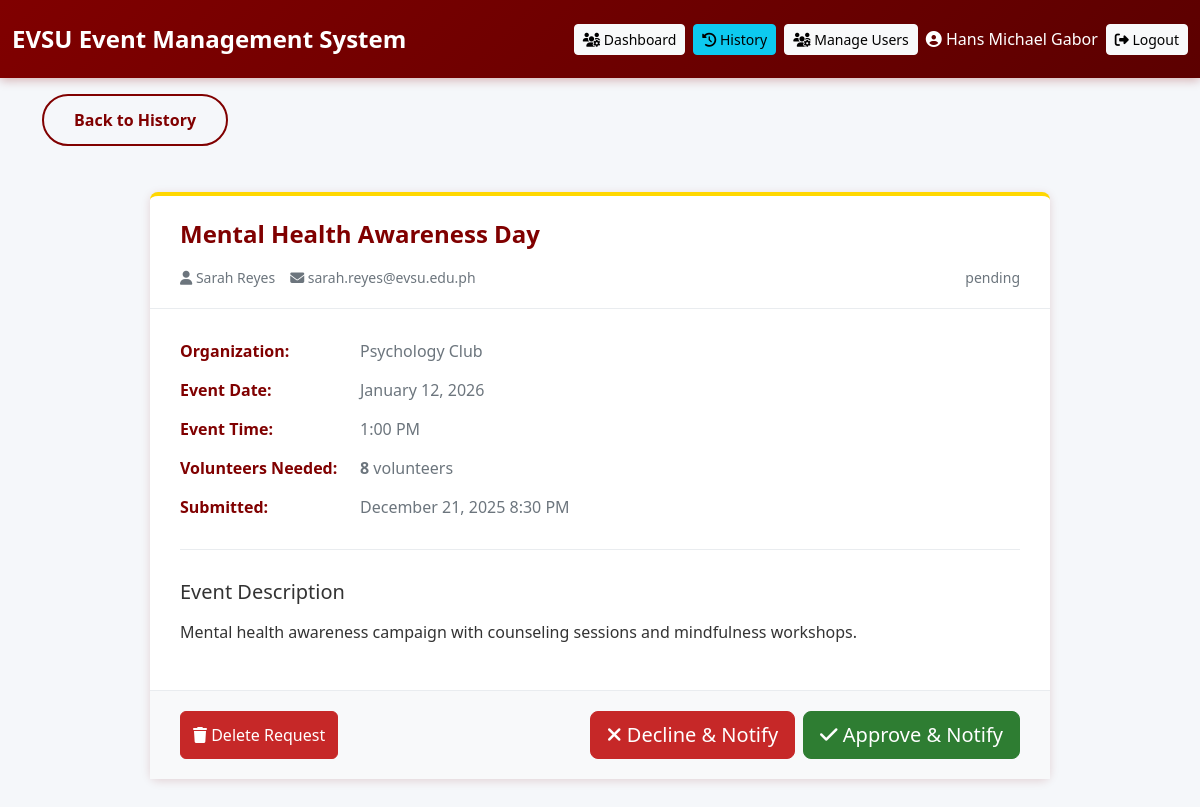
Page /view_request.php?id=75 (signed in) on the committed database.
### tables this page shows
CREATE TABLE `event_requests` (
  `id` int(11) NOT NULL,
  `event_name` varchar(255) NOT NULL,
  `organization` varchar(255) NOT NULL,
  `requester_email` varchar(255) NOT NULL,
  `requester_name` varchar(255) NOT NULL,
  `event_date` date NOT NULL,
  `event_time` time NOT NULL,
  `volunteers_needed` int(11) DEFAULT 0,
  `description` text NOT NULL,
  `status` enum('pending','approved','declined','pending_notification') DEFAULT 'pending',
  `reviewed_by` int(11) DEFAULT NULL,
  `reviewed_at` timestamp NULL DEFAULT NULL,
  `notes` text DEFAULT NULL,
  `created_at` timestamp NOT NULL DEFAULT current_timestamp(),
  `updated_at` timestamp NOT NULL DEFAULT current_timestamp() ON UPDATE current_timestamp()
);

### config.php (called while the page is built, shortened)
<?php
function formatDate($date) {
    return date('F j, Y', strtotime($date));
}
function formatTime($time) {
    return date('g:i A', strtotime($time));
}
function getStatusBadge($status) {
    $badges = [
        'pending' => '<span class="badge badge-warning">Pending</span>',
        'approved' => '<span class="badge badge-success">Approved</span>',
        'declined' => '<span class="badge badge-danger">Declined</span>'
    ];
    return $badges[$status] ?? $status;
}
?>

### view_request.php (the view, shortened to what this page needs)
<?php
require_once 'config.php';
$requestId = isset($_GET['id']) ? (int)$_GET['id'] : 0;
$db = getDB();
$stmt = $db->prepare("
    SELECT er.*, u.full_name as reviewed_by_name
    FROM event_requests er
    LEFT JOIN users u ON er.reviewed_by = u.id
    WHERE er.id = ?
");
$stmt->execute([$requestId]);
$request = $stmt->fetch();
include 'includes/header.php';
include 'includes/navbar.php';
?>
<div class="container">
    <a href="history.php" class="btn btn-outline-secondary btn-back mt-3 mb-3">
        Back to History
    </a>
    <div class="gmail-container">
        <div class="gmail-header">
            <div class="gmail-subject">
                <?= htmlspecialchars($request['event_name']) ?>
            </div>
            <div class="gmail-meta">
                <span><i class="fas fa-user"></i> <?= htmlspecialchars($request['requester_name']) ?></span>
                <span><i class="fas fa-envelope"></i> <?= htmlspecialchars($request['requester_email']) ?></span>
                <span class="ms-auto">
                    <?= getStatusBadge($request['status']) ?>
                </span>
            </div>
        </div>
        <div class="gmail-body">
            <div class="info-row">
                <div class="info-label">Organization:</div>
                <div class="info-value"><?= htmlspecialchars($request['organization']) ?></div>
            </div>
            <div class="info-row">
                <div class="info-label">Event Date:</div>
                <div class="info-value">
                    <?= formatDate($request['event_date']) ?>
                </div>
            </div>
            <div class="info-row">
                <div class="info-label">Event Time:</div>
                <div class="info-value">
                    <?= formatTime($request['event_time']) ?>
                </div>
            </div>
            <div class="info-row">
                <div class="info-label">Volunteers Needed:</div>
                <div class="info-value">
                    <strong><?= $request['volunteers_needed'] ?></strong> volunteers
                </div>
            </div>
            <div class="info-row">
                <div class="info-label">Submitted:</div>
                <div class="info-value">
                    <?= date('F j, Y g:i A', strtotime($request['created_at'])) ?>
                </div>
            </div>
            <div class="description-section">
                <h5 class="mb-3">Event Description</h5>
                <p style="white-space: pre-line;"><?= htmlspecialchars($request['description']) ?></p>
            </div>
        </div>
        <div class="action-buttons">
            <button type="button" class="btn btn-danger" onclick="confirmDelete()">
                <i class="fas fa-trash"></i> Delete Request
            </button>
            <?php if ($request['status'] === 'pending'): ?>
            <div class="d-flex gap-2">
                <button type="button" class="btn btn-danger btn-lg" onclick="confirmDecline()">
                    <i class="fas fa-times"></i> Decline & Notify
                </button>
                <button type="button" class="btn btn-success btn-lg" onclick="confirmApprove()">
                    <i class="fas fa-check"></i> Approve & Notify
                </button>
            </div>
            <?php elseif ($request['status'] === 'approved'): ?>
            <div class="alert alert-success mb-0">
                <i class="fas fa-check-circle"></i> This request has been approved
            </div>
            <?php elseif ($request['status'] === 'declined'): ?>
            <div class="alert alert-danger mb-0">
                <i class="fas fa-times-circle"></i> This request has been declined
            </div>
            <?php endif; ?>
        </div>
    </div>
</div>
<?php
include 'includes/footer.php';
?>

### assets/css/style.css (style rules this page uses)
:root { --evsu-maroon: #800000; --evsu-gold: #FFD700; --evsu-white: #FFFFFF; --maroon-dark: #5c0000; --gold-dark: #d4af37; --maroon-light: #fff5f5; --gray-100: #f8f9fa; --gray-200: #e9ecef; --gray-300: #dee2e6; --gray-600: #6c757d; --success-green: #2e7d32; --success-dark: #1b5e20; --danger-red: #c62828; --danger-dark: #8e0000; }
* { margin: 0; padding: 0; box-sizing: border-box; }
body { font-family: 'Segoe UI', Tahoma, Geneva, Verdana, sans-serif; background: #f5f7fa; color: #333; overflow-x: hidden; }
.btn { transition: all 0.3s ease; font-weight: 500; }
.btn-success { background-color: var(--success-green); border-color: var(--success-green); }
.btn-danger { background-color: var(--danger-red); border-color: var(--danger-red); }
.btn-outline-secondary { color: var(--gray-600); border-color: var(--gray-600); }

### assets/css/forms.css (style rules this page uses)
.btn-back { background: transparent; border: 2px solid var(--evsu-maroon); color: var(--evsu-maroon); padding: 12px 30px; font-weight: 600; border-radius: 50px; transition: all 0.3s ease; }

### view_request.php (style rules this page uses)
.gmail-container { max-width: 900px; margin: 30px auto; background: white; border-radius: 8px; box-shadow: 0 2px 10px rgba(128,0,0,0.15); border-top: 4px solid var(--evsu-gold); }
.gmail-header { padding: 20px 30px; border-bottom: 1px solid #e9ecef; }
.gmail-subject { font-size: 24px; font-weight: 600; margin-bottom: 15px; color: var(--evsu-maroon); }
.gmail-meta { display: flex; align-items: center; gap: 15px; color: #6c757d; font-size: 14px; flex-wrap: wrap; }
.gmail-body { padding: 30px; }
.info-row { display: flex; margin-bottom: 15px; }
.info-label { width: 180px; font-weight: 600; color: var(--evsu-maroon); flex-shrink: 0; }
.info-value { flex: 1; color: #6c757d; }
.description-section { margin-top: 30px; padding-top: 30px; border-top: 1px solid #e9ecef; }
.action-buttons { padding: 20px 30px; border-top: 1px solid #e9ecef; display: flex; gap: 10px; justify-content: space-between; background: #f8f9fa; flex-wrap: wrap; }

### rows in the picture
event_requests: event_name "Mental Health Awareness Day", requester_name "Sarah Reyes", requester_email "sarah.reyes@evsu.edu.ph", status "pending", organization "Psychology Club", event_date "January 12, 2026", event_time "1:00 PM", volunteers_needed "8", created_at "December 21, 2025 8:30 PM", description "Mental health awareness campaign with counseling sessions and mindfulness workshops."

### other values in the picture
$fullName "Hans Michael Gabor"
